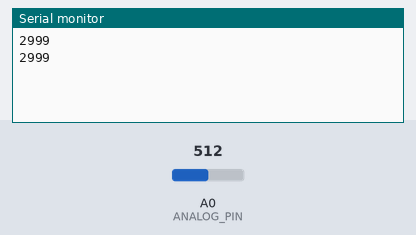
Bench run of a sketch on a simulated Arduino Uno, built with avr-gcc and run on an emulated ATmega328P. Parts: the last lines printed to the serial monitor. Inputs (shaded band) come from the test bench; at power-on: A0 (ANALOG_PIN) = 512.

Above: at 1.2 s.
1.3 s: A0 (ANALOG_PIN) set to 490
At 2.6 s:
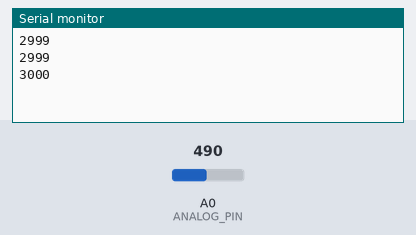
2.8 s: A0 (ANALOG_PIN) set to 716
At 4.2 s:
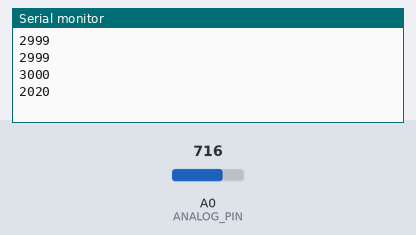
Timing chart, 0 to 5.8 s (numbered marks = the images above; inputs shaded):
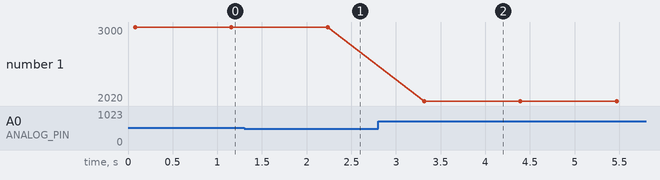

The sketch:

sensorRead.ino
```cpp
#include <Wire.h>

#define   ANALOG_PIN  A0   // wybor pinu, do ktorego wpiety jest czujnik
#define   READ_DELAY  1000 // co ile zbierany jest odczyt z czujnika

int ntuValue = 0;

void requestEvent() // zdarzenie wysylane przez ESP, powodujace wysyl danych z Arduino
{
  byte buf[2]; // bufor o rozmiarze 2 bajtow (max odczyt czujnika to 3000)
  buf[0] = ntuValue & 255;
  buf[1] = (ntuValue >> 8) & 255; // przesuniecie bitowe
  Wire.write(buf, 2);
}

void setup()
{
  Wire.begin(8);   // adres 8
  Wire.onRequest(requestEvent);
  Serial.begin(9600);
}

void loop() // odczyt danych z czujnika oraz przeliczenie napieca na jednostke NTU (nephelometric turbidity units)
{
  float voltage = 0;
  int sensorValue = analogRead(ANALOG_PIN);
  for(int i=0; i<500; i++) // 'odszumienie' odczytow - srednia z 500 odczytow
  {
        voltage += ((float)analogRead(ANALOG_PIN)/1023)*5;
  }
  voltage = voltage/500;
  if(voltage<2.5) // zgodnie z danymi producenta
  {
    ntuValue=3000;
  }
  else if(voltage>4.2) // zapobieganie powstawania wartosci ujemnych
  {
    ntuValue=0;
  }
  else
  {
    ntuValue=-1120.4*voltage*voltage+5742.3*voltage-4353.8; // zgodnie z danymi producenta
  }
  ntuValue = (int)ntuValue;
  Serial.println(ntuValue);
  delay(READ_DELAY);
}
```

Measured:
- after the input at 1.3 s, the serial monitor: prints a new line after 0.94 s (image 1)
- after the input at 2.8 s, the serial monitor: prints a new line after 0.51 s (image 2)
- plotted number 1: 2999 → 3000 after the input at 1.3 s, 3000 → 2020 after the input at 2.8 s
